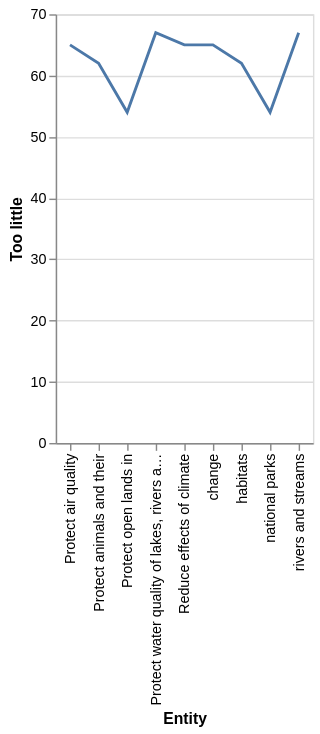

Source (Vega-Lite JSON):
### Vega-Lite specification from a JSON file in a GitHub repository (floating-point values rounded to 4 significant figures)
{"$schema": "https://vega.github.io/schema/vega-lite/v5.json", "description": "Line chart auto-generated from CSV", "data": {"values": [{"Entity": "national parks", "Too little": "54", "About the right amount": "40", "Too much": "5"}, {"Entity": "Protect open lands in", "Too little": "54", "About the right amount": "40", "Too much": "5"}, {"Entity": "habitats", "Too little": "62", "About the right amount": "32", "Too much": "6"}, {"Entity": "Protect animals and their", "Too little": "62", "About the right amount": "32", "Too much": "6"}, {"Entity": "change", "Too little": "65", "About the right amount": "25", "Too much": "9"}, {"Entity": "Reduce effects of climate", "Too little": "65", "About the right amount": "25", "Too much": "9"}, {"Entity": "Protect air quality", "Too little": "65", "About the right amount": "30", "Too much": "0"}, {"Entity": "rivers and streams", "Too little": "67", "About the right amount": "29", "Too much": "3"}, {"Entity": "Protect water quality of lakes, rivers and streams", "Too little": "67", "About the right amount": "29", "Too much": "3"}]}, "mark": "line", "encoding": {"x": {"field": "Entity", "type": "ordinal"}, "y": {"field": "Too little", "type": "quantitative"}}}
